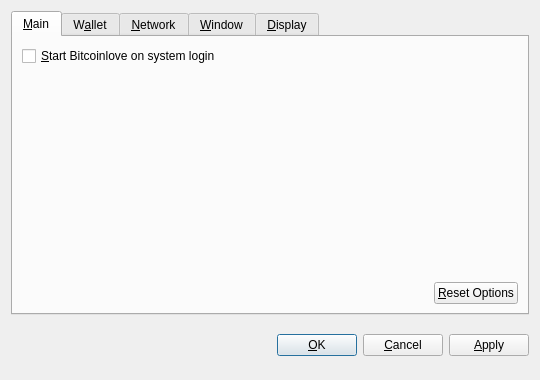
<?xml version="1.0" encoding="UTF-8"?>
<ui version="4.0">
 <class>OptionsDialog</class>
 <widget class="QDialog" name="OptionsDialog">
  <property name="geometry">
   <rect>
    <x>0</x>
    <y>0</y>
    <width>540</width>
    <height>380</height>
   </rect>
  </property>
  <property name="windowTitle">
   <string>Options</string>
  </property>
  <property name="modal">
   <bool>true</bool>
  </property>
  <layout class="QVBoxLayout" name="verticalLayout">
   <item>
    <widget class="QTabWidget" name="tabWidget">
     <property name="tabPosition">
      <enum>QTabWidget::North</enum>
     </property>
     <property name="currentIndex">
      <number>0</number>
     </property>
     <widget class="QWidget" name="tabMain">
      <attribute name="title">
       <string>&amp;Main</string>
      </attribute>
      <layout class="QVBoxLayout" name="verticalLayout_Main">
       <item>
        <widget class="QCheckBox" name="bitcoinAtStartup">
         <property name="toolTip">
          <string>Automatically start Bitcoinlove after logging in to the system.</string>
         </property>
         <property name="text">
          <string>&amp;Start Bitcoinlove on system login</string>
         </property>
        </widget>
       </item>
       <item>
        <spacer name="verticalSpacer_Main">
         <property name="orientation">
          <enum>Qt::Vertical</enum>
         </property>
         <property name="sizeHint" stdset="0">
          <size>
           <width>20</width>
           <height>40</height>
          </size>
         </property>
        </spacer>
       </item>
       <item>
        <layout class="QHBoxLayout" name="horizontalLayout_2_Main">
         <item>
          <spacer name="horizontalSpacer_2_Main">
           <property name="orientation">
            <enum>Qt::Horizontal</enum>
           </property>
           <property name="sizeHint" stdset="0">
            <size>
             <width>40</width>
             <height>20</height>
            </size>
           </property>
          </spacer>
         </item>
         <item>
          <widget class="QPushButton" name="resetButton">
           <property name="toolTip">
            <string>Reset all client options to default.</string>
           </property>
           <property name="text">
            <string>&amp;Reset Options</string>
           </property>
           <property name="autoDefault">
            <bool>false</bool>
           </property>
          </widget>
         </item>
        </layout>
       </item>
      </layout>
     </widget>
     <widget class="QWidget" name="tabWallet">
      <attribute name="title">
       <string>W&amp;allet</string>
      </attribute>
      <layout class="QVBoxLayout" name="verticalLayout_Network">
       <item>
        <widget class="QLabel" name="transactionFeeInfoLabel">
         <property name="text">
          <string>Optional transaction fee per kB that helps make sure your transactions are processed quickly. Most transactions are 1 kB.</string>
         </property>
         <property name="textFormat">
          <enum>Qt::PlainText</enum>
         </property>
         <property name="wordWrap">
          <bool>true</bool>
         </property>
        </widget>
       </item>
       <item>
        <layout class="QHBoxLayout" name="horizontalLayout_1_Main">
         <item>
          <widget class="QLabel" name="transactionFeeLabel">
           <property name="text">
            <string>Pay transaction &amp;fee</string>
           </property>
           <property name="textFormat">
            <enum>Qt::PlainText</enum>
           </property>
           <property name="buddy">
            <cstring>transactionFee</cstring>
           </property>
          </widget>
         </item>
         <item>
          <widget class="BitcoinAmountField" name="transactionFee"/>
         </item>
         <item>
          <spacer name="horizontalSpacer_1_Main">
           <property name="orientation">
            <enum>Qt::Horizontal</enum>
           </property>
           <property name="sizeHint" stdset="0">
            <size>
             <width>40</width>
             <height>20</height>
            </size>
           </property>
          </spacer>
         </item>
        </layout>
       </item>
       <item>
        <widget class="QLabel" name="label">
         <property name="text">
          <string>If you disable the spending of unconfirmed change, the change from a transaction cannot be used until that transaction has at least one confirmation. This also affects how your balance is computed.</string>
         </property>
         <property name="wordWrap">
          <bool>true</bool>
         </property>
        </widget>
       </item>
       <item>
        <widget class="QCheckBox" name="spendZeroConfChange">
         <property name="text">
          <string>Spend unconfirmed change  (experts only)</string>
         </property>
        </widget>
       </item>
       <item>
        <spacer name="verticalSpacer">
         <property name="orientation">
          <enum>Qt::Vertical</enum>
         </property>
         <property name="sizeHint" stdset="0">
          <size>
           <width>20</width>
           <height>40</height>
          </size>
         </property>
        </spacer>
       </item>
      </layout>
     </widget>
     <widget class="QWidget" name="tabNetwork">
      <attribute name="title">
       <string>&amp;Network</string>
      </attribute>
      <layout class="QVBoxLayout" name="verticalLayout_Network">
       <item>
        <widget class="QCheckBox" name="mapPortUpnp">
         <property name="toolTip">
          <string>Automatically open the Bitcoinlove client port on the router. This only works when your router supports UPnP and it is enabled.</string>
         </property>
         <property name="text">
          <string>Map port using &amp;UPnP</string>
         </property>
        </widget>
       </item>
       <item>
        <widget class="QCheckBox" name="connectSocks">
         <property name="toolTip">
          <string>Connect to the Bitcoinlove network through a SOCKS proxy (e.g. when connecting through Tor).</string>
         </property>
         <property name="text">
          <string>&amp;Connect through SOCKS proxy:</string>
         </property>
        </widget>
       </item>
       <item>
        <layout class="QHBoxLayout" name="horizontalLayout_Network">
         <item>
          <widget class="QLabel" name="proxyIpLabel">
           <property name="text">
            <string>Proxy &amp;IP:</string>
           </property>
           <property name="textFormat">
            <enum>Qt::PlainText</enum>
           </property>
           <property name="buddy">
            <cstring>proxyIp</cstring>
           </property>
          </widget>
         </item>
         <item>
          <widget class="QValidatedLineEdit" name="proxyIp">
           <property name="maximumSize">
            <size>
             <width>140</width>
             <height>16777215</height>
            </size>
           </property>
           <property name="toolTip">
            <string>IP address of the proxy (e.g. 127.0.0.1)</string>
           </property>
          </widget>
         </item>
         <item>
          <widget class="QLabel" name="proxyPortLabel">
           <property name="text">
            <string>&amp;Port:</string>
           </property>
           <property name="textFormat">
            <enum>Qt::PlainText</enum>
           </property>
           <property name="buddy">
            <cstring>proxyPort</cstring>
           </property>
          </widget>
         </item>
         <item>
          <widget class="QLineEdit" name="proxyPort">
           <property name="maximumSize">
            <size>
             <width>55</width>
             <height>16777215</height>
            </size>
           </property>
           <property name="toolTip">
            <string>Port of the proxy (e.g. 9050)</string>
           </property>
          </widget>
         </item>
         <item>
          <widget class="QLabel" name="socksVersionLabel">
           <property name="text">
            <string>SOCKS &amp;Version:</string>
           </property>
           <property name="textFormat">
            <enum>Qt::PlainText</enum>
           </property>
           <property name="buddy">
            <cstring>socksVersion</cstring>
           </property>
          </widget>
         </item>
         <item>
          <widget class="QValueComboBox" name="socksVersion">
           <property name="toolTip">
            <string>SOCKS version of the proxy (e.g. 5)</string>
           </property>
          </widget>
         </item>
         <item>
          <spacer name="horizontalSpacer_Network">
           <property name="orientation">
            <enum>Qt::Horizontal</enum>
           </property>
           <property name="sizeHint" stdset="0">
            <size>
             <width>40</width>
             <height>20</height>
            </size>
           </property>
          </spacer>
         </item>
        </layout>
       </item>
       <item>
        <spacer name="verticalSpacer_Network">
         <property name="orientation">
          <enum>Qt::Vertical</enum>
         </property>
         <property name="sizeHint" stdset="0">
          <size>
           <width>20</width>
           <height>40</height>
          </size>
         </property>
        </spacer>
       </item>
      </layout>
     </widget>
     <widget class="QWidget" name="tabWindow">
      <attribute name="title">
       <string>&amp;Window</string>
      </attribute>
      <layout class="QVBoxLayout" name="verticalLayout_Window">
       <item>
        <widget class="QCheckBox" name="minimizeToTray">
         <property name="toolTip">
          <string>Show only a tray icon after minimizing the window.</string>
         </property>
         <property name="text">
          <string>&amp;Minimize to the tray instead of the taskbar</string>
         </property>
        </widget>
       </item>
       <item>
        <widget class="QCheckBox" name="minimizeOnClose">
         <property name="toolTip">
          <string>Minimize instead of exit the application when the window is closed. When this option is enabled, the application will be closed only after selecting Quit in the menu.</string>
         </property>
         <property name="text">
          <string>M&amp;inimize on close</string>
         </property>
        </widget>
       </item>
       <item>
        <spacer name="verticalSpacer_Window">
         <property name="orientation">
          <enum>Qt::Vertical</enum>
         </property>
         <property name="sizeHint" stdset="0">
          <size>
           <width>20</width>
           <height>40</height>
          </size>
         </property>
        </spacer>
       </item>
      </layout>
     </widget>
     <widget class="QWidget" name="tabDisplay">
      <attribute name="title">
       <string>&amp;Display</string>
      </attribute>
      <layout class="QVBoxLayout" name="verticalLayout_Display">
       <item>
        <layout class="QHBoxLayout" name="horizontalLayout_1_Display">
         <item>
          <widget class="QLabel" name="langLabel">
           <property name="text">
            <string>User Interface &amp;language:</string>
           </property>
           <property name="textFormat">
            <enum>Qt::PlainText</enum>
           </property>
           <property name="buddy">
            <cstring>lang</cstring>
           </property>
          </widget>
         </item>
         <item>
          <widget class="QValueComboBox" name="lang">
           <property name="toolTip">
            <string>The user interface language can be set here. This setting will take effect after restarting Bitcoinlove.</string>
           </property>
          </widget>
         </item>
        </layout>
       </item>
       <item>
        <layout class="QHBoxLayout" name="horizontalLayout_2_Display">
         <item>
          <widget class="QLabel" name="unitLabel">
           <property name="text">
            <string>&amp;Unit to show amounts in:</string>
           </property>
           <property name="textFormat">
            <enum>Qt::PlainText</enum>
           </property>
           <property name="buddy">
            <cstring>unit</cstring>
           </property>
          </widget>
         </item>
         <item>
          <widget class="QValueComboBox" name="unit">
           <property name="toolTip">
            <string>Choose the default subdivision unit to show in the interface and when sending coins.</string>
           </property>
          </widget>
         </item>
        </layout>
       </item>
       <item>
        <widget class="QCheckBox" name="displayAddresses">
         <property name="toolTip">
          <string>Whether to show Bitcoinlove addresses in the transaction list or not.</string>
         </property>
         <property name="text">
          <string>&amp;Display addresses in transaction list</string>
         </property>
        </widget>
       </item>
       <item>
        <widget class="QCheckBox" name="coinControlFeatures">
         <property name="toolTip">
          <string>Whether to show coin control features or not.</string>
         </property>
         <property name="text">
          <string>Display coin &amp;control features (experts only!)</string>
         </property>
        </widget>
       </item>
       <item>
        <spacer name="verticalSpacer_Display">
         <property name="orientation">
          <enum>Qt::Vertical</enum>
         </property>
         <property name="sizeHint" stdset="0">
          <size>
           <width>20</width>
           <height>40</height>
          </size>
         </property>
        </spacer>
       </item>
      </layout>
     </widget>
    </widget>
   </item>
   <item>
    <layout class="QHBoxLayout" name="horizontalLayout_Buttons">
     <item>
      <spacer name="horizontalSpacer_1">
       <property name="orientation">
        <enum>Qt::Horizontal</enum>
       </property>
       <property name="sizeHint" stdset="0">
        <size>
         <width>40</width>
         <height>48</height>
        </size>
       </property>
      </spacer>
     </item>
     <item>
      <widget class="QLabel" name="statusLabel">
       <property name="font">
        <font>
         <weight>75</weight>
         <bold>true</bold>
        </font>
       </property>
       <property name="text">
        <string/>
       </property>
       <property name="textFormat">
        <enum>Qt::PlainText</enum>
       </property>
       <property name="wordWrap">
        <bool>true</bool>
       </property>
      </widget>
     </item>
     <item>
      <spacer name="horizontalSpacer_2">
       <property name="orientation">
        <enum>Qt::Horizontal</enum>
       </property>
       <property name="sizeHint" stdset="0">
        <size>
         <width>40</width>
         <height>48</height>
        </size>
       </property>
      </spacer>
     </item>
     <item>
      <widget class="QPushButton" name="okButton">
       <property name="text">
        <string>&amp;OK</string>
       </property>
      </widget>
     </item>
     <item>
      <widget class="QPushButton" name="cancelButton">
       <property name="text">
        <string>&amp;Cancel</string>
       </property>
       <property name="autoDefault">
        <bool>false</bool>
       </property>
      </widget>
     </item>
     <item>
      <widget class="QPushButton" name="applyButton">
       <property name="text">
        <string>&amp;Apply</string>
       </property>
       <property name="autoDefault">
        <bool>false</bool>
       </property>
      </widget>
     </item>
    </layout>
   </item>
  </layout>
 </widget>
 <customwidgets>
  <customwidget>
   <class>BitcoinAmountField</class>
   <extends>QSpinBox</extends>
   <header>bitcoinamountfield.h</header>
  </customwidget>
  <customwidget>
   <class>QValueComboBox</class>
   <extends>QComboBox</extends>
   <header>qvaluecombobox.h</header>
  </customwidget>
  <customwidget>
   <class>QValidatedLineEdit</class>
   <extends>QLineEdit</extends>
   <header>qvalidatedlineedit.h</header>
  </customwidget>
 </customwidgets>
 <resources/>
 <connections/>
</ui>
